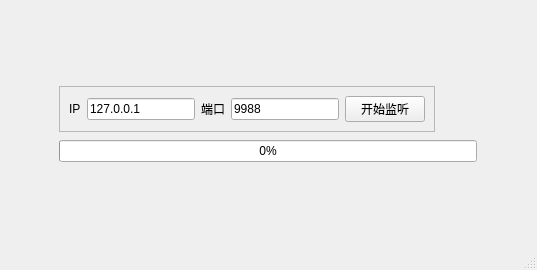
<?xml version="1.0" encoding="UTF-8"?>
<ui version="4.0">
 <class>MainWindow</class>
 <widget class="QMainWindow" name="MainWindow">
  <property name="geometry">
   <rect>
    <x>0</x>
    <y>0</y>
    <width>537</width>
    <height>270</height>
   </rect>
  </property>
  <property name="windowTitle">
   <string>MainWindow</string>
  </property>
  <widget class="QWidget" name="centralwidget">
   <layout class="QGridLayout" name="gridLayout">
    <item row="0" column="1">
     <spacer name="verticalSpacer">
      <property name="orientation">
       <enum>Qt::Vertical</enum>
      </property>
      <property name="sizeHint" stdset="0">
       <size>
        <width>418</width>
        <height>186</height>
       </size>
      </property>
     </spacer>
    </item>
    <item row="1" column="0">
     <spacer name="horizontalSpacer_2">
      <property name="orientation">
       <enum>Qt::Horizontal</enum>
      </property>
      <property name="sizeHint" stdset="0">
       <size>
        <width>261</width>
        <height>37</height>
       </size>
      </property>
     </spacer>
    </item>
    <item row="1" column="1">
     <widget class="QFrame" name="frame">
      <property name="sizePolicy">
       <sizepolicy hsizetype="Fixed" vsizetype="Fixed">
        <horstretch>0</horstretch>
        <verstretch>0</verstretch>
       </sizepolicy>
      </property>
      <property name="frameShape">
       <enum>QFrame::StyledPanel</enum>
      </property>
      <property name="frameShadow">
       <enum>QFrame::Raised</enum>
      </property>
      <layout class="QHBoxLayout" name="horizontalLayout">
       <item>
        <widget class="QLabel" name="label_2">
         <property name="text">
          <string>IP</string>
         </property>
        </widget>
       </item>
       <item>
        <widget class="QLineEdit" name="edtIP">
         <property name="text">
          <string>127.0.0.1</string>
         </property>
        </widget>
       </item>
       <item>
        <widget class="QLabel" name="label">
         <property name="text">
          <string>端口</string>
         </property>
        </widget>
       </item>
       <item>
        <widget class="QLineEdit" name="edtPort">
         <property name="text">
          <string>9988</string>
         </property>
        </widget>
       </item>
       <item>
        <widget class="QPushButton" name="btnStartListen">
         <property name="text">
          <string>开始监听</string>
         </property>
        </widget>
       </item>
      </layout>
     </widget>
    </item>
    <item row="1" column="2">
     <spacer name="horizontalSpacer">
      <property name="orientation">
       <enum>Qt::Horizontal</enum>
      </property>
      <property name="sizeHint" stdset="0">
       <size>
        <width>261</width>
        <height>49</height>
       </size>
      </property>
     </spacer>
    </item>
    <item row="4" column="1">
     <spacer name="verticalSpacer_2">
      <property name="orientation">
       <enum>Qt::Vertical</enum>
      </property>
      <property name="sizeHint" stdset="0">
       <size>
        <width>418</width>
        <height>186</height>
       </size>
      </property>
     </spacer>
    </item>
    <item row="3" column="1">
     <widget class="QProgressBar" name="progressBar">
      <property name="value">
       <number>0</number>
      </property>
     </widget>
    </item>
   </layout>
  </widget>
  <widget class="QMenuBar" name="menubar">
   <property name="geometry">
    <rect>
     <x>0</x>
     <y>0</y>
     <width>537</width>
     <height>23</height>
    </rect>
   </property>
  </widget>
  <widget class="QStatusBar" name="statusbar"/>
 </widget>
 <resources/>
 <connections/>
</ui>
